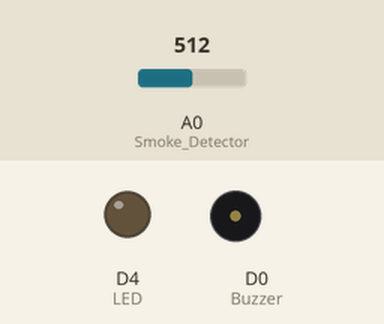
Simulated run of this sketch. Board: ESP8266 (NodeMCU). Shown: output pins drawn as LEDs (lit = HIGH), buzzer (waves = sounding). Inputs (shaded band) come from the test bench; at power-on: A0 (Smoke_Detector) = 512.

Above: at 1.3 s.
1.4 s: A0 (Smoke_Detector) set to 681
2.9 s: A0 (Smoke_Detector) set to 707
At 3.35 s:
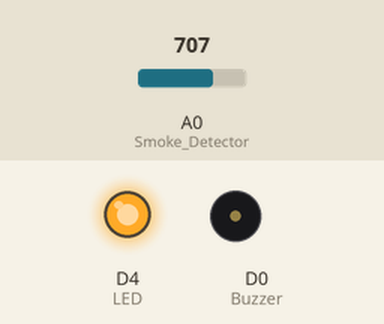
5.9 s: A0 (Smoke_Detector) set to 690
At 6.8 s:
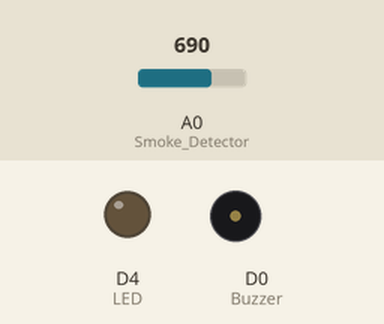
Timing chart, 0 to 8.9 s (numbered marks = the images above; inputs shaded):
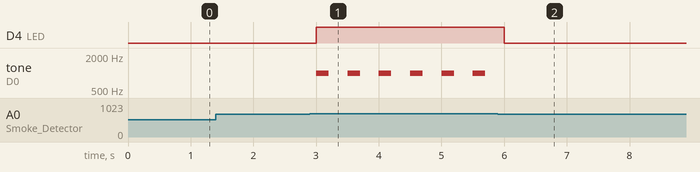

Measured:
- the behaviour switches between 699 and 700 on A0 (Smoke_Detector) (found by bisection; images 0 and 1)
- after the input at 1.4 s, every drawn part: stays the same
- after the input at 2.9 s, D4 (LED): LOW → HIGH after 0.10 s; tone on D0 (Buzzer): alternates 1000 Hz for 0.20 s and silent for 0.30 s, starting after 0.10 s
- after the input at 5.9 s, D4 (LED): HIGH → LOW after 0.10 s; tone on D0 (Buzzer): stops changing and stays silent

The sketch:

SmokeSensor.ino
```cpp
int LED = D4;
int Buzzer =  D0;
int Smoke_Detector = A0;

void setup() {
  pinMode(LED,OUTPUT);
  pinMode(Buzzer,OUTPUT);
  pinMode(Smoke_Detector,INPUT);

}

void loop() {
  int threshold = 700;

  int Smoke_level = analogRead(Smoke_Detector);

  if(Smoke_level >= threshold)
  {
    digitalWrite(LED,HIGH);
    tone(Buzzer,1000,200);

  }
  else
  {
    digitalWrite(LED,LOW);
    noTone(Buzzer);
  }
  delay(500);

}
```
